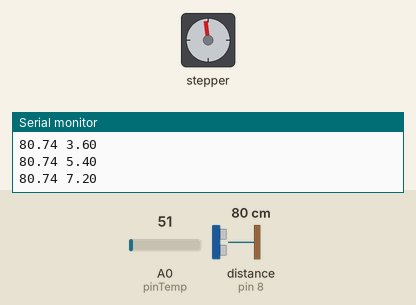
The sketch below on a simulated Arduino Uno, built with avr-gcc and run on an emulated ATmega328P. On the bench: stepper motor, the last lines printed to the serial monitor. Wiring (inferred from the names in the program): stepper motor driver (200 steps per turn assumed): step pin 3; direction pin 2; enable pin 6. The test bench sets the inputs (shaded band); at power-on: distance to the obstacle (sensor on pin 8) 80 cm, A0 (pinTemp) = 51. The echo pulse lasts 58.3 µs per cm.

Above: at 1.2 s.
1.3 s: distance to the obstacle (sensor on pin 8) set to 2 cm
At 3.79 s:
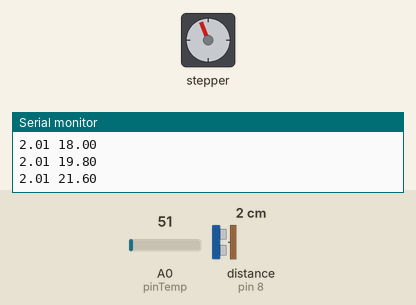
At 7.28 s:
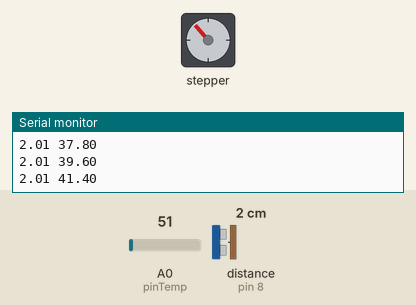
Timing chart, 0 to 15.9 s (numbered marks = the images above; inputs shaded):
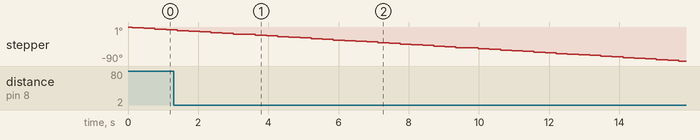

The sketch:

Lab_5_Arduino_NewPing.ino
```cpp
/* EECE 281
 * Lab 5
 *
 *      Team Whizzard is...
 *                           .
 *               /^\     .
 *          /\   "V"
 *         /__\   I      L  .           John Deppe
 *        //..\\  I        a               Theresa Mammarella
 *        \].`[/  I       b                   Steven Olsen
 *       /l\/j\  (]    .   5
 *       /. ~~ ,\/I          .
 *       \\L__j^\/I       o
 *        \/--v}  I     o   .
 *        |    |  I   _________
 *        |    |  I c(`       ')o
 *        |    l  I   \.     ,/
 *       _/j  L l\_!  _//^---^\\_
 * ~~~~~~~~~~~~~~~~~~~~~~~~~~~~~~
 */

#include "NewPing.h"

// pin declarations
const int pinTrig = 7;
const int pinEcho = 8;
const int pinTemp = A0;

const int directionPin = 2;
const int stepPin = 3;
const int sleepPin = 4;
const int resetPin = 5;
const int enablePin = 6;

const int MAX_DISTANCE = 300; // maximum reading distance of ultrasonic sensor in cm

float echoPulse; // time returned from ultrasonic sensor
float temperature; // temperature value in C

float velocity; // speed of sound to calculate distance(dependent on temperature)
float time; // time used in distance calculation
float distance; // calculated distance read by ultrasonic sensor

float angle = 0;
int directn = 1; // 1 is clockwise, -1 is counterclockwise

NewPing sonar(pinTrig, pinEcho, MAX_DISTANCE); // initialize ultrasonic sensor

void setup() {
  Serial.begin(115200); // serial Port Initialization

  pinMode(directionPin, OUTPUT);
  pinMode(stepPin, OUTPUT);
  pinMode(sleepPin, OUTPUT);
  pinMode(resetPin, OUTPUT);
  pinMode(enablePin, OUTPUT);

  digitalWrite(directionPin, LOW);
  digitalWrite(stepPin, LOW);
  digitalWrite(sleepPin, HIGH);
  digitalWrite(resetPin, HIGH);
  digitalWrite(enablePin, LOW);
}

void loop() {
  // speed of sound value is dependent on temperature
  // temperature holds current temperature in celcius
  // LN-35 outputs a reading in which 10mV is equivalent to 1 degree celcius
  // we convert this reading to Celsius by multiplying the input with the following constant:
  // 0.48828125 = total voltage source (V) / range of analogRead = (5 * 100) / 1024
  temperature = analogRead(pinTemp) * 0.48828125;
  echoPulse = float(sonar.ping_median()); // returns time to and from object

  if (echoPulse != 0) { // zero indicates no echo reading - skips outputting to serial monitor
    // distance = velocity * time where velocity is speed of sound
    velocity = (331.3 + (0.6 * temperature)); // speed of sound
    time = (echoPulse) / 2; // devide by two because functions returns twice the time needed
    distance = (velocity * time) / 10000;

    steps(1, directn);
    angle = angle + 1.8 * directn;
    if(angle > 180) {
      directn = -1;
    }

    if(angle < -180) {
      directn = 1;
    }

    Serial.println(String(distance) + " " + String (angle));

    delay(200);
  }
}

// Moves the stepper motor a number of steps equal to argument
// positive for clockwise, negative for counterclockwise
void steps (int numsteps, int directn) {
  if (directn > 0) {
    digitalWrite(directionPin, LOW);
  } else {
    digitalWrite(directionPin, HIGH);
  }

  for(int i=0;i<abs(numsteps);i++) {
    digitalWrite(stepPin, HIGH);
    digitalWrite(stepPin, LOW);
  }
}
```
